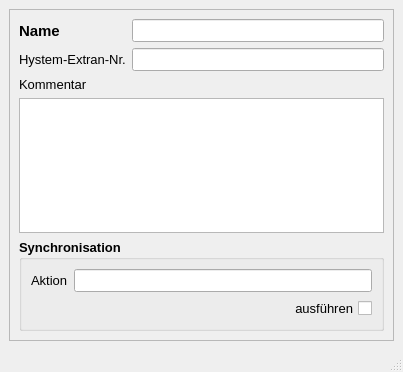
<?xml version="1.0" encoding="UTF-8"?>
<ui version="4.0">
 <class>MainWindow</class>
 <widget class="QMainWindow" name="MainWindow">
  <property name="geometry">
   <rect>
    <x>0</x>
    <y>0</y>
    <width>403</width>
    <height>372</height>
   </rect>
  </property>
  <property name="minimumSize">
   <size>
    <width>330</width>
    <height>290</height>
   </size>
  </property>
  <property name="font">
   <font>
    <family>Tahoma</family>
    <pointsize>10</pointsize>
   </font>
  </property>
  <property name="windowTitle">
   <string>MainWindow</string>
  </property>
  <property name="layoutDirection">
   <enum>Qt::LeftToRight</enum>
  </property>
  <widget class="QWidget" name="centralwidget">
   <layout class="QGridLayout" name="gridLayout">
    <item row="0" column="0">
     <widget class="QScrollArea" name="scrollArea">
      <property name="widgetResizable">
       <bool>true</bool>
      </property>
      <widget class="QWidget" name="scrollAreaWidgetContents">
       <property name="geometry">
        <rect>
         <x>0</x>
         <y>0</y>
         <width>379</width>
         <height>322</height>
        </rect>
       </property>
       <layout class="QGridLayout" name="gridLayout_2">
        <item row="0" column="0">
         <widget class="QLabel" name="label_2">
          <property name="font">
           <font>
            <family>Tahoma</family>
            <pointsize>11</pointsize>
            <weight>75</weight>
            <bold>true</bold>
           </font>
          </property>
          <property name="text">
           <string>Name</string>
          </property>
          <property name="alignment">
           <set>Qt::AlignLeading|Qt::AlignLeft|Qt::AlignVCenter</set>
          </property>
         </widget>
        </item>
        <item row="0" column="1">
         <widget class="QLineEdit" name="bezeichnung">
          <property name="toolTip">
           <string>&lt;html&gt;&lt;head/&gt;&lt;body&gt;&lt;p&gt;Eindeutige Bezeichnung&lt;/p&gt;&lt;/body&gt;&lt;/html&gt;</string>
          </property>
          <property name="statusTip">
           <string>Eindeutige Bezeichnung</string>
          </property>
          <property name="text">
           <string/>
          </property>
         </widget>
        </item>
        <item row="1" column="0">
         <widget class="QLabel" name="label">
          <property name="text">
           <string>&lt;html&gt;&lt;head/&gt;&lt;body&gt;&lt;p&gt;Hystem-Extran-Nr.&lt;/p&gt;&lt;/body&gt;&lt;/html&gt;</string>
          </property>
          <property name="alignment">
           <set>Qt::AlignLeading|Qt::AlignLeft|Qt::AlignVCenter</set>
          </property>
         </widget>
        </item>
        <item row="1" column="1">
         <widget class="QLineEdit" name="he_nr">
          <property name="enabled">
           <bool>true</bool>
          </property>
          <property name="toolTip">
           <string>&lt;html&gt;&lt;head/&gt;&lt;body&gt;&lt;p&gt;Interne Nr., siehe HE-Editor: Hilfe &amp;gt; Aufzählungen: &amp;quot;Pumpen-Typ&amp;quot;&lt;/p&gt;&lt;/body&gt;&lt;/html&gt;</string>
          </property>
          <property name="statusTip">
           <string>Interne Nr., siehe HE-Editor: Hilfe &gt; Aufzählungen: &quot;Pumpen-Typ&quot;</string>
          </property>
          <property name="layoutDirection">
           <enum>Qt::RightToLeft</enum>
          </property>
          <property name="autoFillBackground">
           <bool>false</bool>
          </property>
          <property name="text">
           <string/>
          </property>
          <property name="frame">
           <bool>true</bool>
          </property>
         </widget>
        </item>
        <item row="2" column="0">
         <widget class="QLabel" name="label_4">
          <property name="text">
           <string>Kommentar</string>
          </property>
          <property name="alignment">
           <set>Qt::AlignLeading|Qt::AlignLeft|Qt::AlignVCenter</set>
          </property>
         </widget>
        </item>
        <item row="3" column="0" colspan="2">
         <widget class="QTextEdit" name="bemerkung">
          <property name="toolTip">
           <string>&lt;html&gt;&lt;head/&gt;&lt;body&gt;&lt;p&gt;Platz für zusätzliche Kommentare&lt;/p&gt;&lt;/body&gt;&lt;/html&gt;</string>
          </property>
          <property name="statusTip">
           <string>Platz für zusätzliche Kommentare</string>
          </property>
         </widget>
        </item>
        <item row="4" column="0" colspan="2">
         <widget class="QGroupBox" name="groupBox_sync">
          <property name="font">
           <font>
            <family>Tahoma</family>
            <pointsize>10</pointsize>
            <weight>75</weight>
            <bold>true</bold>
           </font>
          </property>
          <property name="title">
           <string>Synchronisation</string>
          </property>
          <layout class="QGridLayout" name="gridLayout_3">
           <item row="0" column="0">
            <widget class="QLabel" name="label_19">
             <property name="font">
              <font>
               <family>Tahoma</family>
               <pointsize>10</pointsize>
               <weight>50</weight>
               <bold>false</bold>
              </font>
             </property>
             <property name="text">
              <string>Aktion</string>
             </property>
            </widget>
           </item>
           <item row="0" column="1">
            <widget class="QLineEdit" name="aktion">
             <property name="toolTip">
              <string>&lt;html&gt;&lt;head/&gt;&lt;body&gt;&lt;p&gt;Maßnahme zur Synchronisation&lt;/p&gt;&lt;/body&gt;&lt;/html&gt;</string>
             </property>
             <property name="statusTip">
              <string>Maßnahme zur Synchronisation</string>
             </property>
            </widget>
           </item>
           <item row="1" column="0" colspan="2">
            <widget class="QCheckBox" name="status">
             <property name="font">
              <font>
               <family>Tahoma</family>
               <pointsize>10</pointsize>
               <weight>50</weight>
               <bold>false</bold>
              </font>
             </property>
             <property name="toolTip">
              <string>Synchronisation aktivieren</string>
             </property>
             <property name="statusTip">
              <string>Synchronisation aktivieren</string>
             </property>
             <property name="layoutDirection">
              <enum>Qt::RightToLeft</enum>
             </property>
             <property name="text">
              <string>ausführen</string>
             </property>
            </widget>
           </item>
          </layout>
         </widget>
        </item>
       </layout>
      </widget>
     </widget>
    </item>
   </layout>
  </widget>
  <widget class="QStatusBar" name="statusbar"/>
 </widget>
 <resources/>
 <connections/>
</ui>
